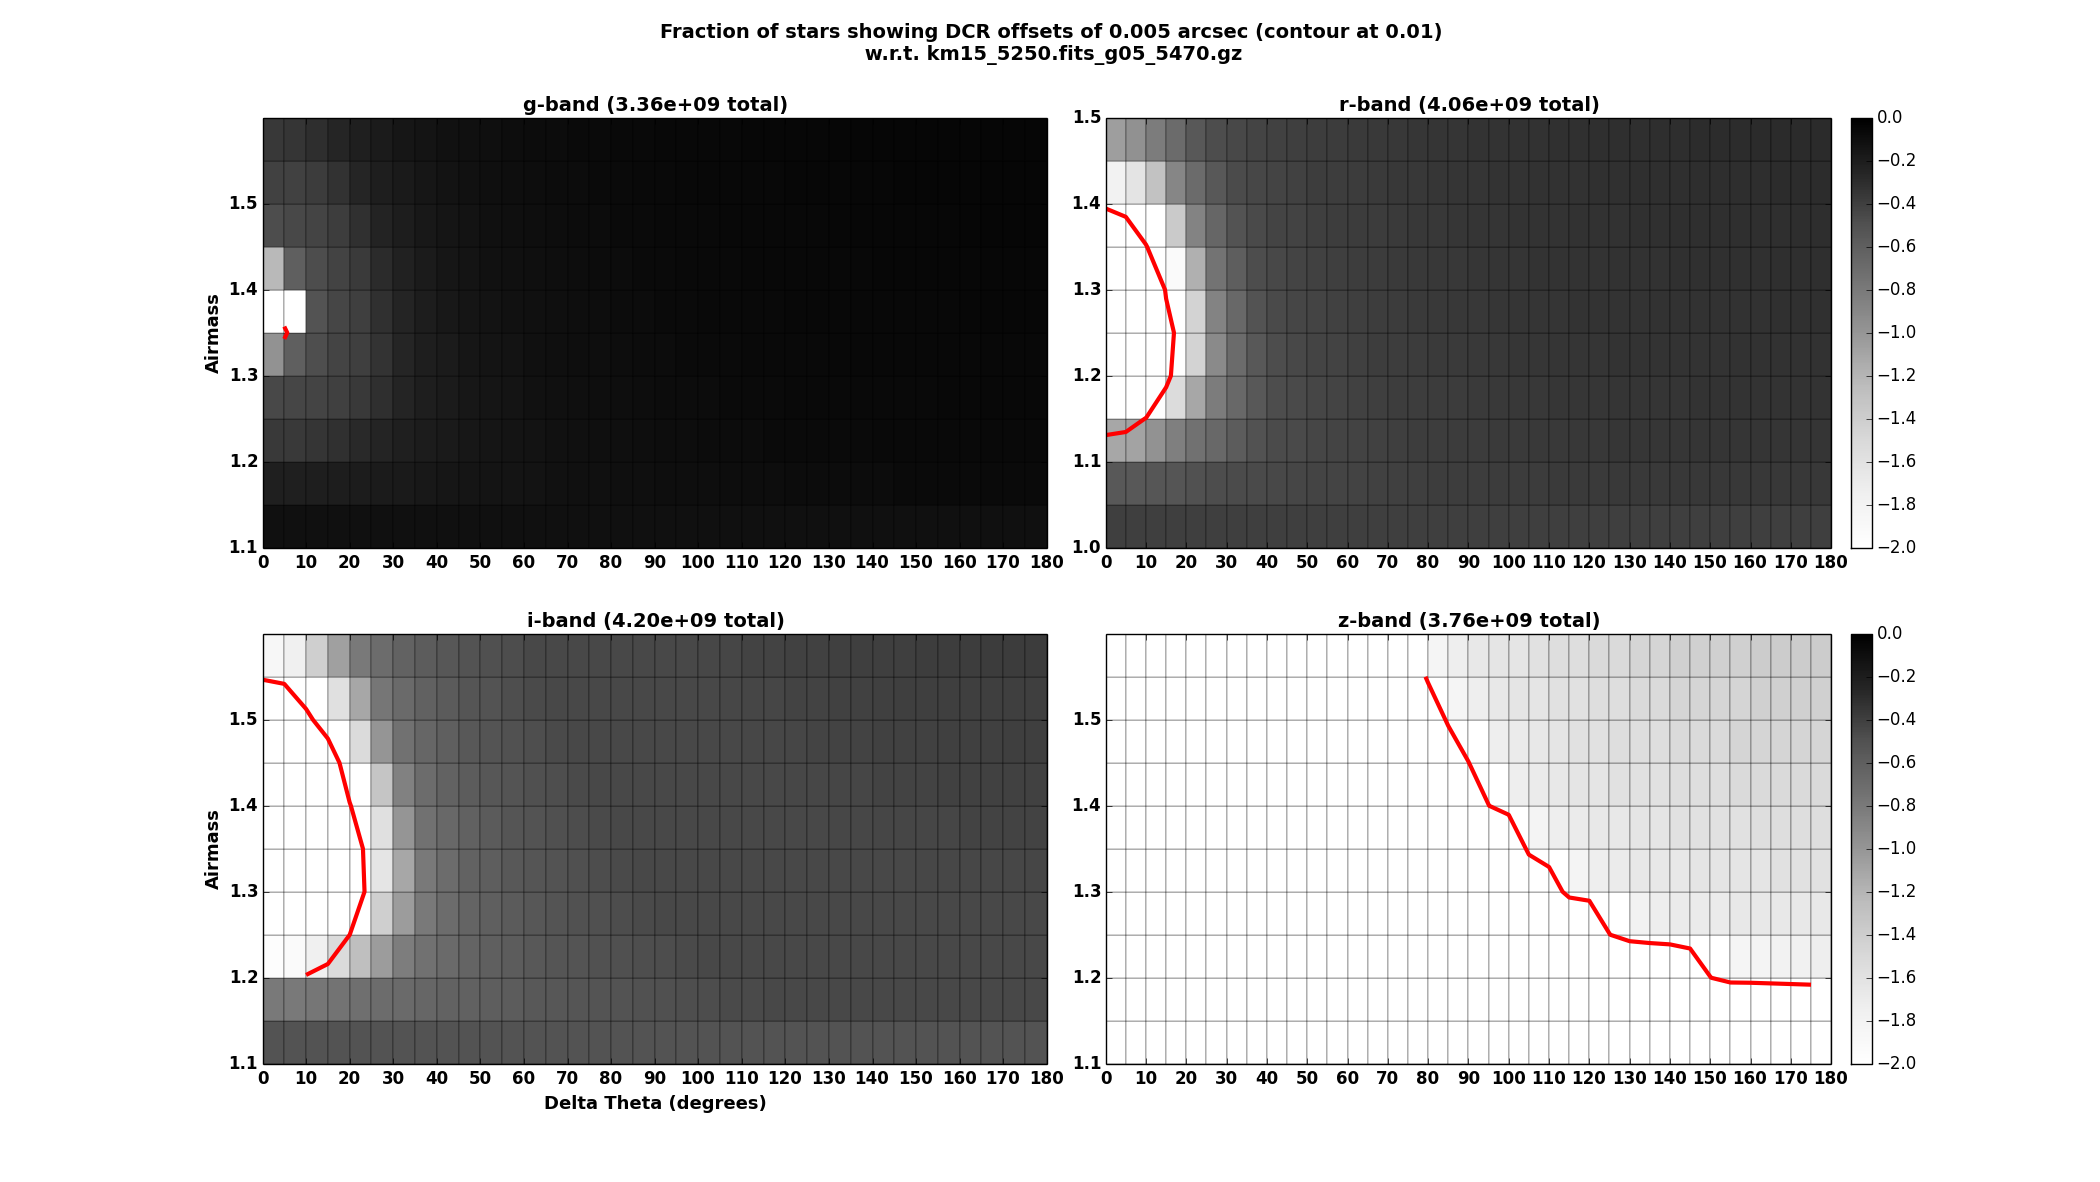

Write Python code to recreate this figure.
import sys, os
import numpy as np
import lsst.sims.catalogs.measures.photometry.Sed as Sed
import lsst.sims.catalogs.measures.photometry.Bandpass as Bandpass
import matplotlib.pyplot as plt
from matplotlib.ticker import FormatStrFormatter, MultipleLocator
import cPickle
majorLocatorx   = MultipleLocator(2)
majorLocatory   = MultipleLocator(2)

# This one aggregates on SED, and the calculates DCR w.r.t. km15_5250.fits_g05_5470

contLevel  = 0.01
dcrLevel   = 5e-3
sedName    = "km15_5250.fits_g05_5470.gz"
airmass1   = 1.25                                                                                                                                       
dairmasses = np.arange(-0.25, 0.26, 0.05)                                                                                                               
dthetas    = np.arange(0, 181, 5)
zd1        = np.arccos(1./airmass1) * 180/np.pi

# Extracted from Winter2014 DCR3.py
def getOffset(wavelen, flux, zd):
    off = refract(wavelen*10**-3,  zd * np.pi / 180.) * 180. / np.pi * 3600. # arcsec
    return np.sum(off * flux) / np.sum(flux)
def refract(wavelength, zd, P=520.0, T=20.0, f=8.0):
    xnm1  = 10**-6 * ( 64.328 + 29498.1 / (146.0 - 1/wavelength**2) + 255.4 / (41.0 - 1/wavelength**2) )
    xnm1 *= P * (1 + (1.049 - 0.0157 * T) * 10**-6 * P) / (720.883 * (1 + 0.003661 * T))
    xnm1 -= 10**-6 * f * (0.0624 - 0.000680/wavelength**2) / (1 + 0.003661 * T)
    xn    = xnm1 + 1
    r0    = (xn**2 - 1) / (2 * xn**2)
    of    = r0 * np.tan(zd) # radians
    return of

def doit(args):
    sed, gmag, nsed = args
    if sed.startswith("bergeron"):
        pref = "wDs"
        suff = ".gz"
    elif sed.startswith("k"):
        pref = "kurucz"
        suff = ".gz"
    elif sed.startswith("burrows") or sed.startswith("L") or sed.startswith("l") or sed.startswith("m"):
        pref = "mlt"
        suff = ".gz"

    star = Sed()
    star.readSED_flambda(os.path.join(catDir, "SEDs/starSED/%s/%s%s" % (pref, sed, suff)))
    star.flambdaTofnu()
    Mg  = np.empty((len(dairmasses), len(dthetas)))
    Mr  = np.empty((len(dairmasses), len(dthetas)))
    Mi  = np.empty((len(dairmasses), len(dthetas)))
    Mz  = np.empty((len(dairmasses), len(dthetas)))
    
    # Resample array elements
    wavelen        = star.wavelen
    fnu            = star.fnu
    waveleng, fnug = star.resampleSED(wavelen, fnu, wavelen_match=gBand.wavelen)
    wavelenr, fnur = star.resampleSED(wavelen, fnu, wavelen_match=rBand.wavelen)
    waveleni, fnui = star.resampleSED(wavelen, fnu, wavelen_match=iBand.wavelen)
    wavelenz, fnuz = star.resampleSED(wavelen, fnu, wavelen_match=zBand.wavelen)
    fluxg = fnug * gBand.phi
    fluxr = fnur * rBand.phi
    fluxi = fnui * iBand.phi
    fluxz = fnuz * zBand.phi

    gr    = -2.5 * np.log10( np.sum(fluxg) / np.sum(fluxr) )
    gi    = -2.5 * np.log10( np.sum(fluxg) / np.sum(fluxi) )
    gz    = -2.5 * np.log10( np.sum(fluxg) / np.sum(fluxz) )
    rmag  = gmag - gr
    imag  = gmag - gi
    zmag  = gmag - gz

    # Find DCR at airmass zd1
    dg1   = getOffset(waveleng, fluxg, zd1) - refOffset["g"][int(zd1)]
    dr1   = getOffset(wavelenr, fluxr, zd1) - refOffset["r"][int(zd1)]
    di1   = getOffset(waveleni, fluxi, zd1) - refOffset["i"][int(zd1)]
    dz1   = getOffset(wavelenz, fluxz, zd1) - refOffset["z"][int(zd1)]
    for ia, dairmass in enumerate(dairmasses):
        # Find DCR at other zds
        zd2 = np.arccos(1./(airmass1 + dairmass)) * 180/np.pi
        dg2 = getOffset(waveleng, fluxg, zd2) - refOffset["g"][int(zd2)]
        dr2 = getOffset(wavelenr, fluxr, zd2) - refOffset["r"][int(zd2)]
        di2 = getOffset(waveleni, fluxi, zd2) - refOffset["i"][int(zd2)]
        dz2 = getOffset(wavelenz, fluxz, zd2) - refOffset["z"][int(zd2)]
        for it, dtheta in enumerate(dthetas):
            #print ia, it, (airmass1 + dairmass), zd1, zd2, dtheta, dg1, dg2
            Mg[ia, it] = np.sqrt(dg1**2 + dg2**2 - 2 * dg1 * dg2 * np.cos(dtheta * np.pi / 180))
            Mr[ia, it] = np.sqrt(dr1**2 + dr2**2 - 2 * dr1 * dr2 * np.cos(dtheta * np.pi / 180))
            Mi[ia, it] = np.sqrt(di1**2 + di2**2 - 2 * di1 * di2 * np.cos(dtheta * np.pi / 180))
            Mz[ia, it] = np.sqrt(dz1**2 + dz2**2 - 2 * dz1 * dz2 * np.cos(dtheta * np.pi / 180))
    #print Mg
    #print Mr
    if (gmag<16) or (gmag>25):
        Mg *= 0
        ng  = 0
    else:
        ng  = nsed

    if (rmag<16) or (rmag>24.7):
        Mr *= 0
        nr  = 0
    else:
        nr  = nsed

    if (imag<16) or (imag>24):
        Mi *= 0
        ni  = 0
    else:
        ni  = nsed

    if (zmag<16) or (zmag>23.3):
        Mz *= 0
        nz  = 0
    else:
        nz  = nsed
    
    return Mg, Mr, Mi, Mz, ng, nr, ni, nz
    
def integrate(sed, bp):
    wavelen = sed.wavelen
    fnu = sed.fnu
    if sed.needResample(wavelen=wavelen, wavelen_match=bp.wavelen):
        wavelen, fnu = sed.resampleSED(wavelen, fnu, wavelen_match=bp.wavelen)
    return np.sum(fnu * bp.phi)

if __name__ == "__main__":
    pickleFile = "calculateSedDcr2M.pickle"
    if not os.path.isfile(pickleFile):
        catDir = os.environ["CAT_SHARE_DATA"]
        filtDir = os.environ["LSST_THROUGHPUTS_BASELINE"]
        gBand  = Bandpass()
        rBand  = Bandpass()
        iBand  = Bandpass()
        zBand  = Bandpass()
        gBand.readThroughput(os.path.join(filtDir, "total_g.dat"))
        rBand.readThroughput(os.path.join(filtDir, "total_r.dat"))
        iBand.readThroughput(os.path.join(filtDir, "total_i.dat"))
        zBand.readThroughput(os.path.join(filtDir, "total_z.dat"))
        gBand.sbTophi()
        rBand.sbTophi()
        iBand.sbTophi()
        zBand.sbTophi()
    
        ref = Sed()
        ref.readSED_flambda(os.path.join(catDir, "SEDs/starSED/kurucz/%s"%(sedName)))
        ref.flambdaTofnu()
        wavelen        = ref.wavelen
        fnu            = ref.fnu
        waveleng, fnug = ref.resampleSED(wavelen, fnu, wavelen_match=gBand.wavelen)
        wavelenr, fnur = ref.resampleSED(wavelen, fnu, wavelen_match=rBand.wavelen)
        waveleni, fnui = ref.resampleSED(wavelen, fnu, wavelen_match=iBand.wavelen)
        wavelenz, fnuz = ref.resampleSED(wavelen, fnu, wavelen_match=zBand.wavelen)
        fluxg = fnug * gBand.phi
        fluxr = fnur * rBand.phi
        fluxi = fnui * iBand.phi
        fluxz = fnuz * zBand.phi
    
        refOffset = {}
        refOffset["r"] = {}
        refOffset["g"] = {}
        refOffset["i"] = {}
        refOffset["z"] = {}
        for ia, dairmass in enumerate(dairmasses):
            zd = np.arccos(1./(airmass1 + dairmass)) * 180/np.pi
            refOffset["g"][int(zd)] = getOffset(waveleng, fluxg, zd) 
            refOffset["r"][int(zd)] = getOffset(wavelenr, fluxr, zd) 
            refOffset["i"][int(zd)] = getOffset(waveleni, fluxi, zd) 
            refOffset["z"][int(zd)] = getOffset(wavelenz, fluxz, zd) 
    
        allg = np.zeros((len(dairmasses), len(dthetas)))
        allr = np.zeros((len(dairmasses), len(dthetas)))
        alli = np.zeros((len(dairmasses), len(dthetas)))
        allz = np.zeros((len(dairmasses), len(dthetas)))
        args = []
        seen = {}
        for line in open(sys.argv[1]).readlines()[1:]:
            sed, mag, nsed = line.split()
    
            # TEST: remove the M-dwarfs
            #if sed.startswith("m"):
            #    continue
    
            # OK, so I really want the mag in the respective passbands, so
            # don't reject here
            #mag = float(mag) 
            #if mag < 16 or mag > 25:
            #    continue
    
            # Also, dont group by SED then, just do it
            #if not sed in seen.keys():
            #    seen[sed]  = 0
            #seen[sed] += int(nsed)
    
        #for sed,nsed in seen.items():
        #    args.append((sed, mag, nsed))
        #    ntot += nsed
            
            mag = float(mag)
            nsed = int(nsed)
            args.append((sed, mag, nsed))
    
        import multiprocessing
        pool = multiprocessing.Pool(multiprocessing.cpu_count()-2)
        results = pool.map(doit, args)
        #cPickle.dump(results, open(pickleFile, "wb"))
    else:
        results = cPickle.load(open(pickleFile, "rb"))
        

    ntotg = ntotr = ntoti = ntotz = 0
    for i, result in enumerate(results):
        Mg, Mr, Mi, Mz, ng, nr, ni, nz = result
        allg[np.where(Mg>dcrLevel)] += ng
        allr[np.where(Mr>dcrLevel)] += nr
        alli[np.where(Mi>dcrLevel)] += ni
        allz[np.where(Mz>dcrLevel)] += nz
        ntotg += ng
        ntotr += nr
        ntoti += ni
        ntotz += nz
        print args[i][0], args[i][1], nr, nr, ni, nz
    import pdb; pdb.set_trace()

    # Actually its 1 bin too big
    allg = allg[:-1,:-1]
    allr = allr[:-1,:-1]
    alli = alli[:-1,:-1]
    allz = allz[:-1,:-1]

    fig, ((sp1, sp2),(sp3, sp4)) = plt.subplots(2, 2)
    fig.suptitle("Fraction of stars showing DCR offsets of %.3f arcsec (contour at %.2f)\n w.r.t. %s" % (dcrLevel, contLevel, sedName), weight="bold", fontsize=14)
    fig.subplots_adjust(wspace=0.075)

    # Contour at 1% of stars show dipoles
    xlabs = list(dthetas[::2])
    xlabs.insert(0,0)
    hmap1 = sp1.pcolor(np.log10(allg/ntotg), cmap=plt.cm.Greys, shading="faceted", vmin=-2, vmax=0)
    sp1.contour(np.log10(allg/ntotg), levels=(np.log10(contLevel),), colors=("r"), linewidths=(3,), linestyles=("solid",))
    sp1.set_xticklabels(xlabs, minor=False, weight="bold", fontsize=12)
    sp1.set_yticklabels(airmass1+dairmasses[::2], minor=False, weight="bold", fontsize=12)
    sp1.set_title("g-band (%.2e total)"%(ntotg), weight="bold", fontsize=14)
    sp1.xaxis.set_major_locator(majorLocatorx)
    sp1.yaxis.set_major_locator(majorLocatory)

    hmap2 = sp2.pcolor(np.log10(allr/ntotr), cmap=plt.cm.Greys, shading="faceted", vmin=-2, vmax=0)
    sp2.contour(np.log10(allr/ntotr), levels=(np.log10(contLevel),), colors=("r"), linewidths=(3,), linestyles=("solid",))
    sp2.set_xticklabels(xlabs, minor=False, weight="bold", fontsize=12)
    sp2.set_yticklabels(airmass1+dairmasses[::2], minor=False, weight="bold", fontsize=12)
    cb2 = plt.colorbar(hmap2, ax=sp2, fraction=0.05, pad=0.025)
    sp2.set_title("r-band (%.2e total)"%(ntotr), weight="bold", fontsize=14)
    sp2.xaxis.set_major_locator(majorLocatorx)
    sp2.yaxis.set_major_locator(majorLocatory)

    hmap3 = sp3.pcolor(np.log10(alli/ntoti), cmap=plt.cm.Greys, shading="faceted", vmin=-2, vmax=0)
    sp3.contour(np.log10(alli/ntoti), levels=(np.log10(contLevel),), colors=("r"), linewidths=(3,), linestyles=("solid",))
    sp3.set_xticklabels(xlabs, minor=False, weight="bold", fontsize=12)
    sp3.set_yticklabels(airmass1+dairmasses[::2], minor=False, weight="bold", fontsize=12)
    sp3.set_title("i-band (%.2e total)"%(ntoti), weight="bold", fontsize=14)
    sp3.xaxis.set_major_locator(majorLocatorx)
    sp3.yaxis.set_major_locator(majorLocatory)

    hmap4 = sp4.pcolor(np.log10(allz/ntotz), cmap=plt.cm.Greys, shading="faceted", vmin=-2, vmax=0)
    sp4.contour(np.log10(allz/ntotz), levels=(np.log10(contLevel),), colors=("r"), linewidths=(3,), linestyles=("solid",))
    sp4.set_xticklabels(xlabs, minor=False, weight="bold", fontsize=12)
    sp4.set_yticklabels(airmass1+dairmasses[::2], minor=False, weight="bold", fontsize=12)
    cb4 = plt.colorbar(hmap4, ax=sp4, fraction=0.05, pad=0.025)
    sp4.set_title("z-band (%.2e total)"%(ntotz), weight="bold", fontsize=14)
    sp4.xaxis.set_major_locator(majorLocatorx)
    sp4.yaxis.set_major_locator(majorLocatory)

    sp1.set_ylabel("Airmass", weight="bold", fontsize=13)
    sp3.set_ylabel("Airmass", weight="bold", fontsize=13)
    sp3.set_xlabel("Delta Theta (degrees)", weight="bold", fontsize=13)
    sp4.set_xlabel("Delta Theta (degrees)", weight="bold", fontsize=13)

    plt.show()

    import pdb; pdb.set_trace()
